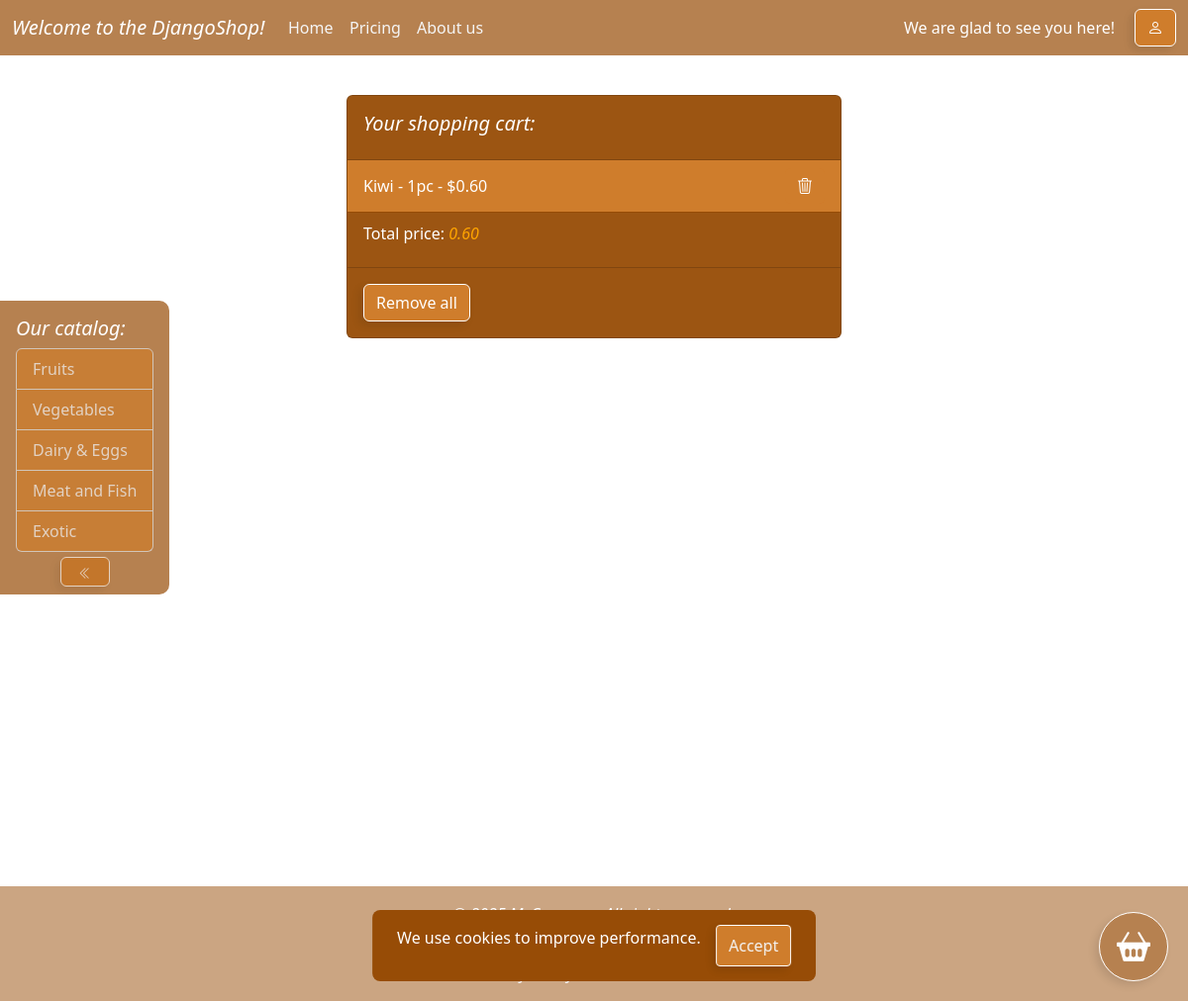
The page /account/cart/ (signed in) on the database as committed earlier.
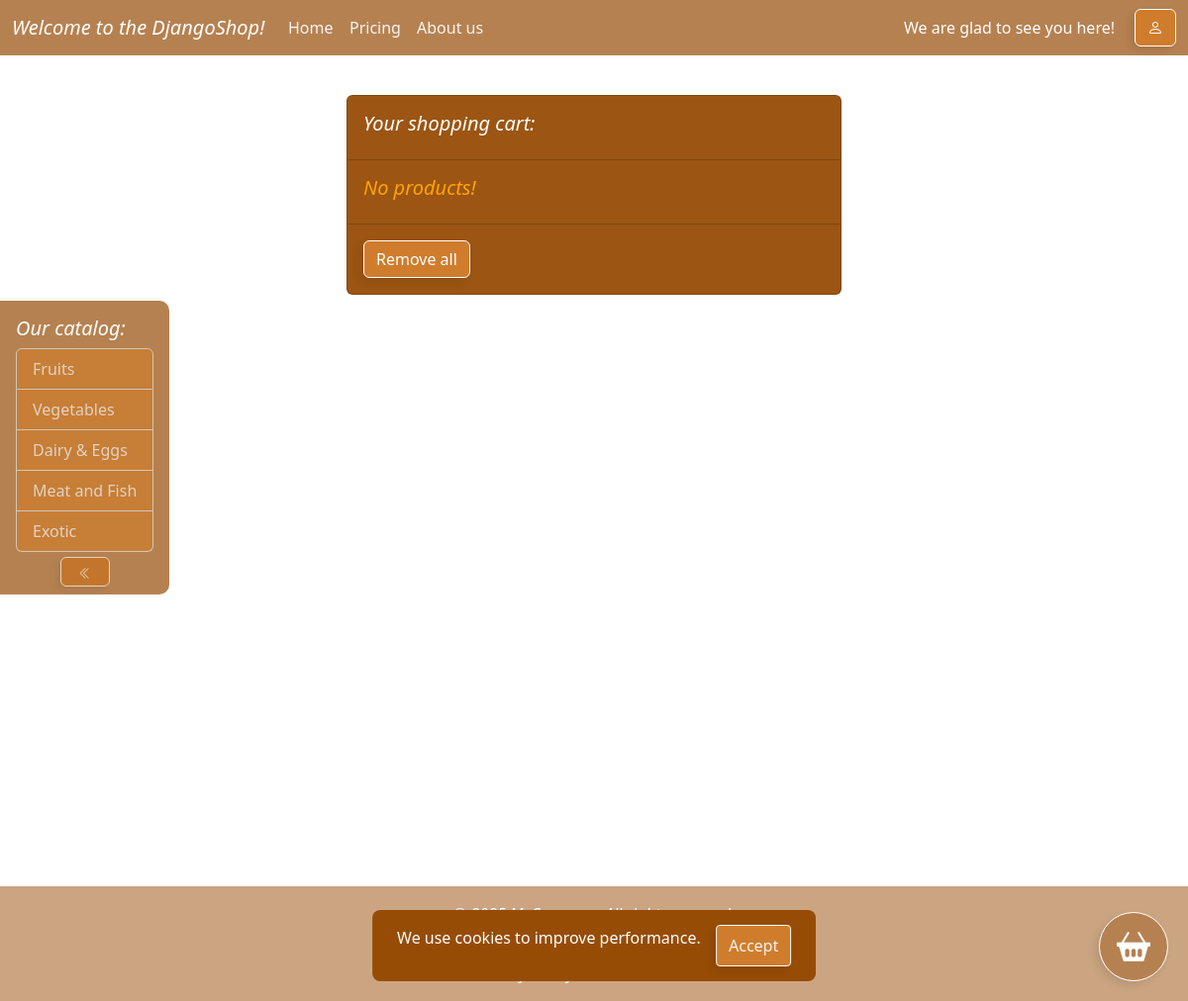
The same page on the database as committed later.
### shop/models.py (models this page shows, shortened)
class Category(models.Model):
    name = models.CharField(max_length=100)
    slug = models.SlugField(max_length=100, unique=True)

class CartItem(models.Model):
    cart = models.ForeignKey(Cart, on_delete=models.CASCADE, related_name="items")
    product = models.ForeignKey(Product, on_delete=models.CASCADE)
    quantity = models.PositiveIntegerField(default=1)
    class Meta:
        unique_together = ("cart", "product")
    def total_price(self):
        return self.product.price * self.quantity

class Product(models.Model):
    name = models.CharField(max_length=100)
    slug = models.SlugField(max_length=100, unique=True)
    category = models.ForeignKey(Category, on_delete=models.CASCADE)
    price = models.FloatField()
    quantity = models.IntegerField()
    summary = models.CharField(max_length=300)
    created = models.DateTimeField(auto_now_add=True)
    class Meta:
        ordering = ['-created']

class Cart(models.Model):
    user = models.OneToOneField(
        settings.AUTH_USER_MODEL,
        on_delete=models.CASCADE,
        related_name="cart"
    )
    created_at = models.DateTimeField(auto_now_add=True)
    def total_price(self):
        return sum(item.total_price() for item in self.items.all())

### shop/views.py (the view)
# urls.py: path('account/cart/', shop_views.cart_detail, name='cart'),
@login_required(login_url='account')
def cart_detail(request):
    cart, created = Cart.objects.get_or_create(user=request.user)
    return render(request, "account/cart.html", {"cart": cart})

### shop/context_processors.py (called while the page is built)
def categories(request):
    return {'categories': Category.objects.all()}

### shop/templates/account/cart.html (shortened to what this page needs)
{% extends 'base.html' %}
{% load widget_tweaks %}
{% block content %}
    <div style="padding-top: 3rem;">
        <div class="card card-account">
            <div class="card-body">
                <h5 class="card-title text-main">Your shopping cart:</h5>
            </div>
            <ul class="list-group list-group-flush">
                {% if user.cart.items.all %}
                    {% for item in user.cart.items.all %}
                    <li class="list-group-item list-group-item-static">
                        <div class="d-flex align-items-center">
                            <span class="text-secondary">
                                {{ item.product.name }} - {{ item.quantity }}pc - ${{ item.total_price|floatformat:2 }}
                            </span>
                            <form class="ms-auto" method="post" action="{% url 'remove_from_cart' product_id=item.product.id %}">
                                <button class="btn text-secondary" style="border: none; box-shadow: none; font-size: 16px;">
                                    <i class="bi bi-trash3"></i>
                                </button>
                            </form>
                        </div>
                    </li>
                    {% endfor %}
                    <div class="card-body">
                        <h6 class="card-subtitle mb-2 text-secondary">Total price:
                            <span class="text-unique">{{ cart.total_price|floatformat:2 }}</span>
                        </h6>
                    </div>
                {% else %}
                    <div class="card-body">
                        <h5 class="card-title text-unique">No products!</h5>
                    </div>
                {% endif %}
            </ul>
            <div class="card-body">
                <form method="post" action="{% url 'clear_cart' %}">
                    <button type="submit" class="btn btn-warning text-secondary">Remove all</button>
                </form>
            </div>
        </div>
    </div>
{% endblock %}

### shop/templates/base.html (shortened to what this page needs)
<!DOCTYPE html>
<html lang="en">
<head>
    {% load static %}
    {% load django_bootstrap5 %}
    {% bootstrap_css %}
    <link rel="stylesheet" href="https://cdn.jsdelivr.net/npm/bootstrap-icons/font/bootstrap-icons.css">
    <link rel="stylesheet" href="{% static 'css/style.css' %}">
</head>
<body>
<nav class="navbar navbar-expand-lg fixed-top">
    <div class="container-fluid">
        <span class="navbar-brand text-main">Welcome to the DjangoShop!</span>
        <div class="collapse navbar-collapse" id="navbarText">
            <ul class="navbar-nav me-auto mb-2 mb-lg-0">
                <li class="nav-item">
                    <a class="nav-link text-tertiary" aria-current="page" href="/">
                        Home
                    </a>
                </li>
                <li class="nav-item">
                    <a class="nav-link text-tertiary" href="{% url 'pricing' %}">
                        Pricing
                    </a>
                </li>
                <li class="nav-item ">
                    <a class="nav-link text-tertiary" href="{% url 'about' %}">
                        About us
                    </a>
                </li>
            </ul>
            <span class="navbar-text text-secondary" style="margin-right: 20px">
                We are glad to see you here!
            </span>
            <a href="{% url 'account' %}" class="btn btn-primary position-relative">
                <i class="bi bi-person"></i>
            </a>
        </div>
    </div>
</nav>
<nav>
    {% include 'base-catalog.html' %}
</nav>
<a href="{% url 'cart' %}">
    <button class="btn shopping-cart-button">
        <i class="bi bi-basket2-fill"></i>
    </button>
</a>
<div class="content container my-5">
    {% block content %}{% endblock %}
</div>
<footer class="footer">
    <div class="container">
        <p class="mb-1 text-main">© 2025 MyCompany. All rights reserved.</p>
        <p class="mb-0 text-secondary">
            <a href="mailto:support@mycompany.com">
                <span class="text-tertiary">
                </span>
            </a>
        </p>
        <div class="mt-2">
            <a href="{% url 'privacy' %}">
                <span class="text-tertiary">
                </span>
            </a>
            <a href="{% url 'terms' %}">
                <span class="text-tertiary">
                </span>
            </a>
        </div>
    </div>
</footer>
<div id="cookie-consent" class="cookie-banner">
    <p class="text-secondary">We use cookies to improve performance.</p>
    <button id="accept-cookies" class="btn text-tertiary">Accept</button>
</div>
</body>
</html>

### shop/templates/base-catalog.html
<div id="sidebarCatalog" class="fixed-sidebar">
    <h5 class="text-main">Our catalog:</h5>
    <div class="list-group">
        {% for category in categories %}
            <a href="{% url 'category' category.slug %}" class="list-group-item text-tertiary">
                <span>{{ category.name }}</span>
            </a>
        {% endfor %}
    </div>
    <div class="d-flex justify-content-center btn-fixed-sidebar-hide">
        <button id="sidebarHide" class="btn">
            <i class="bi bi-chevron-double-left"></i>
        </button>
    </div>
</div>

### shop/static/css/style.css (style rules this page uses)
:root { --color-primary: 151,76,6; --color-secondary: 207, 125, 44; }
html, body { height: 100%; margin: 0; padding: 0; }
body { background: url("../background.png") no-repeat center center fixed; background-size: cover; }
.content { min-height: 100%; }
.text-main { color: white !important; font-style: italic; }
.text-secondary { color: white !important; }
.text-tertiary { color: whitesmoke !important; }
.text-unique { color: orange !important; font-style: italic; }
.card-account { background-color: rgba(var(--color-primary), 0.95); backdrop-filter: blur(2px); width: 500px; overflow: hidden; margin-left: auto; margin-right: auto; }
.navbar { background-color: rgba(var(--color-primary), 0.7); backdrop-filter: blur(2px); transition: background-color 0.5s ease; z-index: 1000; }
.nav-link { border-radius: 4px; background-color: rgba(var(--color-secondary), 0); transition: background-color 0.5s ease, transform 0.5s ease; will-change: transform; }
.btn { background-color: rgba(var(--color-secondary), 1); backdrop-filter: blur(2px); border-color: white; box-shadow: -4px 4px 8px rgba(0,0,0,0.1); transition: transform 0.4s ease, background-color 0.4s ease; will-change: transform; }
.shopping-cart-button { position: fixed; bottom: 20px; right: 20px; display: flex; align-items: center; justify-content: center; width: 70px; height: 70px; background-color: rgba(var(--color-primary), 0.4); backdrop-filter: blur(2px); border-radius: 50%; color: white; border-color: white; font-size: 34px; text-decoration: none; transition: transform 0.4s ease, background-color 0.4s ease; will-change: transform; z-index: 1001; }
.btn-fixed-sidebar-hide { margin-bottom: -8px; }
.btn-fixed-sidebar-hide button { color: white; width: 50px; height: 30px; margin-top: 5px; font-size: 13px; }
.list-group-item { overflow: visible; background-color: rgba(var(--color-secondary), 1); transition: background-color 0.6s ease; }
.list-group-item:not(.list-group-item-static) span { display: inline-block; transition: transform 0.4s ease; will-change: transform; }
.fixed-sidebar { background-color: rgba(var(--color-primary), 0.7); backdrop-filter: blur(2px); position: fixed; transition: transform 0.4s ease, background-color 0.4s ease; transform-origin: left center; top: 30%; left: 0; width: auto; height: auto; border-radius: 0 10px 10px 0; padding: 1rem; will-change: transform; z-index: 1001; }
.fixed-sidebar .btn, .fixed-sidebar .list-group-item { opacity: 0.7; transition: transform 0.4s ease, background-color 0.4s ease, opacity 0.4s ease; }
.footer { background-color: rgba(var(--color-primary), 0.5); backdrop-filter: blur(2px); text-align: center; padding: 1rem; margin-top: 2rem; transition: background-color 0.6s ease; z-index: 1000; }
.footer a { text-decoration: none; margin: 0 0.5rem; }
.footer a span { display: inline-block; transition: color 0.4s ease, transform 0.4s ease; will-change: transform; }
.cookie-banner { position: fixed; bottom: 20px; left: 50%; transform: translateX(-50%); background-color: rgb(var(--color-primary)); border-color: white; padding: 15px 25px; border-radius: 8px; display: flex; align-items: center; gap: 15px; z-index: 1002; }
.cookie-banner button { background-color: rgb(var(--color-secondary)); padding: 8px 12px; border-radius: 4px; cursor: pointer; }

Rows that differ between the two databases and show on the page:
removed CartItem: product.name "Kiwi", quantity "1", total_price "0.60"
no longer on this page (row unchanged): Cart: total_price "0.60"
Other text that changed with them:
text no longer shown: "Total price:"
text now shown: "No products!"
